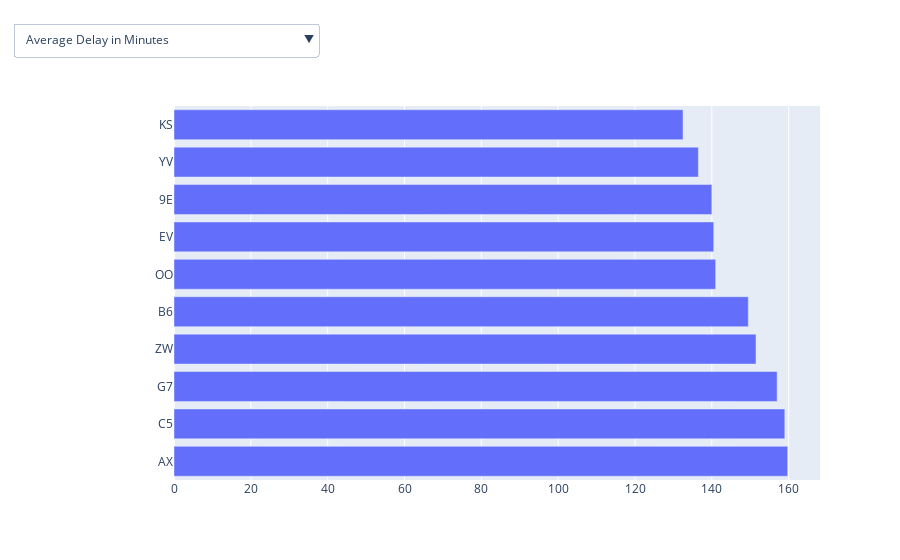

Notebook code for this chart:
### Code cell
fig = go.Figure()
fig.add_trace(go.Bar(
            x=delays_by_carrier['avg_delay'],
            y=delays_by_carrier['op_unique_carrier'],
            orientation='h'))
buttons=list([dict(args=[{'x':[delays_by_carrier['avg_delay']]
                         , 'y':[delays_by_carrier['op_unique_carrier']]
                         }, [0]],                   
                   label="Average Delay in Minutes",
                   method="restyle"
                ),
                dict(args=[{'x':[fuel_consump_pass_dist_by_carrier['avg_fuel_per_passenger_per_mile']]
                           , 'y': [fuel_consump_pass_dist_by_carrier['unique_carrier']]
                           }, [0]],                 
                   label="Average Gallons of Fuel per Passenger per Mile",
                   method="restyle"
                )
            ])
fig.update_layout(
    updatemenus=[
        go.layout.Updatemenu(
            buttons=buttons,
            direction="down",
            pad={"r": 10, "t": 10},
            showactive=True,
            x=-0.25,
            xanchor="left",
            y=1.25,
            yanchor="top"
        )
    ]
)

fig.show()

### Figure 1 — Plotly figure (JSON) as saved in the notebook; plotly's stock layout.template omitted (floating-point values rounded to 4 significant figures)
{"data": [{"orientation": "h", "type": "bar", "x": [159.8, 159, 157, 151.5, 149.5, 141, 140.5, 140, 136.5, 132.5], "y": ["AX", "C5", "G7", "ZW", "B6", "OO", "EV", "9E", "YV", "KS"]}], "layout": {"autosize": true, "updatemenus": [{"active": 0, "buttons": [{"args": [{"x": [[159.8, 159, 157, 151.5, 149.5, 141, 140.5, 140, 136.5, 132.5]], "y": [["AX", "C5", "G7", "ZW", "B6", "OO", "EV", "9E", "YV", "KS"]]}, [0]], "label": "Average Delay in Minutes", "method": "restyle"}, {"args": [{"x": [[3.768e-05, 1.329e-05, 8.708e-06, 6.447e-06, 5.998e-06, 5.648e-06, 3.774e-06, 2.442e-06, 2.403e-06, 1.211e-06]], "y": [["HA", "G4", "F9", "NK", "B6", "AS", "UA", "AA", "DL", "WN"]]}, [0]], "label": "Average Gallons of Fuel per Passenger per Mile", "method": "restyle"}], "direction": "down", "pad": {"r": 10, "t": 10}, "showactive": true, "x": -0.25, "xanchor": "left", "y": 1.25, "yanchor": "top"}], "xaxis": {"autorange": true, "range": [0, 168.2], "type": "linear"}, "yaxis": {"autorange": true, "range": [-0.5, 9.5], "type": "category"}}}
